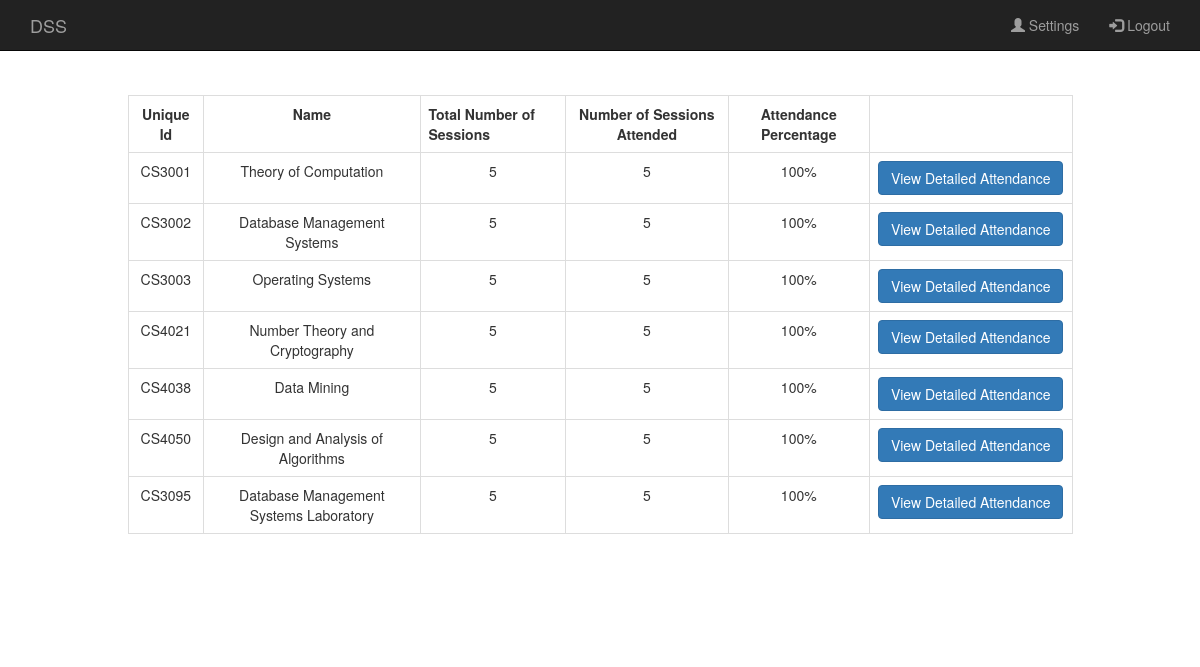
Screenshot of /course_att.php (signed in) with the database file from the repository.
### tables this page shows
CREATE TABLE `course` (
  `id` varchar(45) NOT NULL,
  `name` varchar(255) NOT NULL
);

### course_att.php (the view, shortened to what this page needs)
<?php
  require 'common.php';
?>
    <body>
        <?php
          require 'header.php';
        ?>
        <div class="container" style="padding-top: 85px; padding-bottom: 85px;">
        <div class="row">
        <div class="col-xs-10 col-xs-offset-1">
        <?php
          require 'connect.php';
          $select_query="SELECT course.id AS id, course.name AS name FROM course, enroll, semester WHERE semester.status='curr' AND enroll.sem=semester.sem AND enroll.sid='".$_SESSION['user_id']."' AND course.id=enroll.cid;";
          $select_result=mysqli_query($con, $select_query) or die(mysqli_error($con));
        ?>
        <table class="table table-bordered">
            <tbody>
            <tr>
                <th><center>Unique Id</center></th>
                <th><center>Name</center></th>
                <th>Total Number of Sessions</th>
                <th><center>Number of Sessions Attended</center></th>
                <th><center>Attendance Percentage</center></th>
                <th></th>
            </tr>
        <?php
          while($row=mysqli_fetch_array($select_result))
           {$select_query1="SELECT count(DISTINCT _session) FROM attendance WHERE attendance.cid='".$row['id']."';";
            $select_result1=mysqli_query($con, $select_query1) or die(mysqli_error($con));
            $row1=mysqli_fetch_array($select_result1);
         ?>
         <?php
            $select_query2="SELECT count(*) FROM attendance WHERE attendance.cid='".$row['id']."' AND attendance.sid='".$_SESSION['user_id']."' AND attendance.status='P';";
            $select_result2=mysqli_query($con, $select_query2) or die(mysqli_error($con));
            $row2=mysqli_fetch_array($select_result2);
            $percent=$row2[0]*100.0/$row1[0];
            if($percent<75)
                echo "<tr style='background-color: #ff7178;'>";
            else
                echo "<tr>";
        ?>
                <td><center><?php echo $row['id']?></center></td>
                <td><center><?php echo $row['name']?></center></td>
                <center>
                    <?php
                      echo "<td><center>".$row1[0]."</center></td>";
                      echo "<td><center>".$row2[0]."</center></td>";
                      echo "<td><center>".$percent."%</center></td>";
                    ?>
                </center>
                <td><center><a href="detailed_att.php?sid=<?php echo $_SESSION['user_id']?>&&cid=<?php echo $row['id']?>"><button class='btn btn-primary'>View Detailed Attendance</button></a></center></td>
            </tr>
        <?php
           }
        ?>
            </tbody>
        </table>
        </div>
        </div>
        </div>
   </body>
</html>

### rows the page displays
course: id "CS3001", name "Theory of Computation", row1 "5", row2 "5", percent "100"
course: id "CS3002", name "Database Management Systems", row1 "5", row2 "5", percent "100"
course: id "CS3003", name "Operating Systems", row1 "5", row2 "5", percent "100"
course: id "CS4021", name "Number Theory and Cryptography", row1 "5", row2 "5", percent "100"
course: id "CS4038", name "Data Mining", row1 "5", row2 "5", percent "100"
course: id "CS4050", name "Design and Analysis of Algorithms", row1 "5", row2 "5", percent "100"
course: id "CS3095", name "Database Management Systems Laboratory", row1 "5", row2 "5", percent "100"
